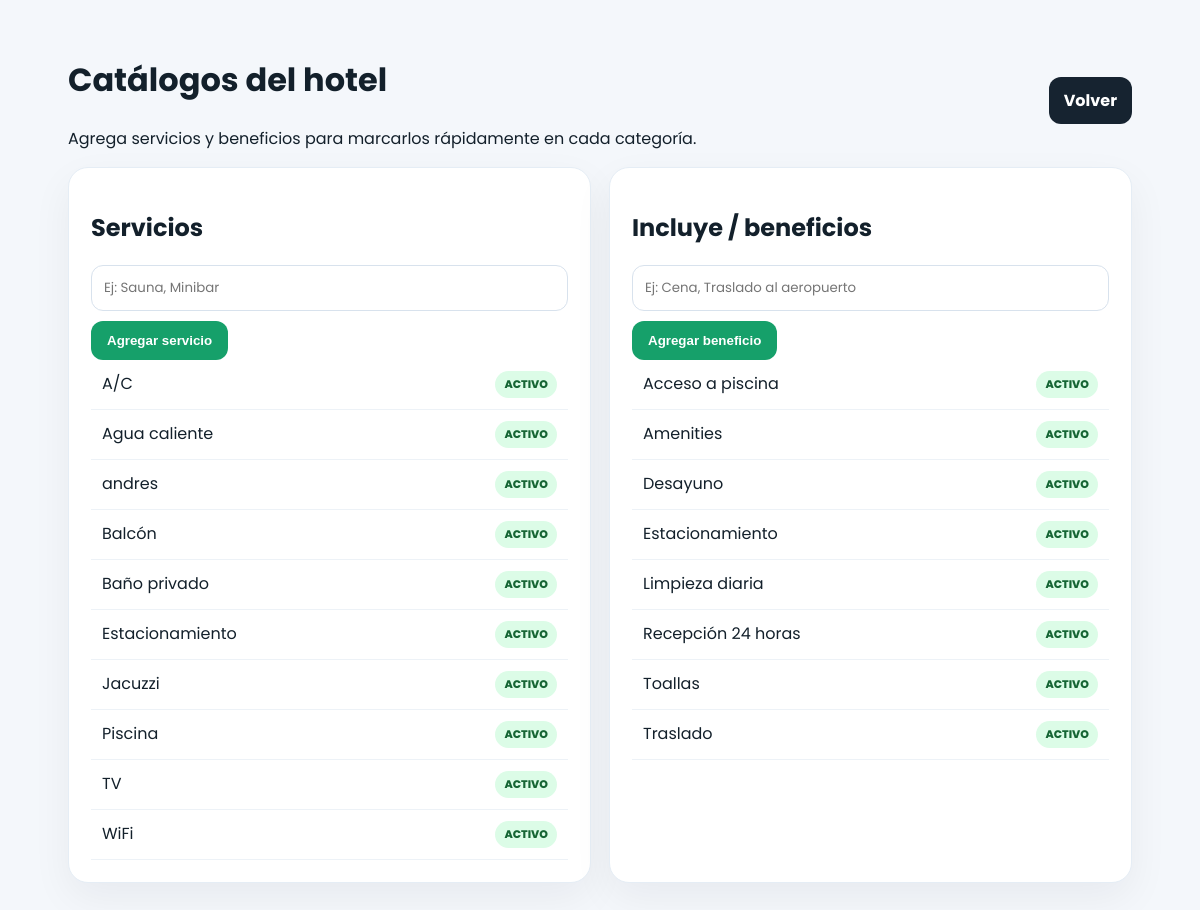
Page /views/catalogos.php (signed in) on the committed database.
### tables this page shows
CREATE TABLE `servicios_catalogo` (
  `id_servicio` int(11) NOT NULL,
  `id_hotel` int(11) NOT NULL,
  `nombre` varchar(100) NOT NULL,
  `icono` varchar(80) DEFAULT NULL,
  `estado` enum('ACTIVO','INACTIVO') NOT NULL DEFAULT 'ACTIVO'
);

CREATE TABLE `beneficios_catalogo` (
  `id_beneficio` int(11) NOT NULL,
  `id_hotel` int(11) NOT NULL,
  `nombre` varchar(100) NOT NULL,
  `estado` enum('ACTIVO','INACTIVO') NOT NULL DEFAULT 'ACTIVO'
);

### views/catalogos.php (the view, shortened to what this page needs)
<?php
$db=(new Database())->connect();
$idHotel=(int)id_hotel_actual();
$serv=$db->prepare("SELECT * FROM servicios_catalogo WHERE id_hotel=? ORDER BY estado,nombre");$serv->execute([$idHotel]);$servicios=$serv->fetchAll(PDO::FETCH_ASSOC);
$ben=$db->prepare("SELECT * FROM beneficios_catalogo WHERE id_hotel=? ORDER BY estado,nombre");$ben->execute([$idHotel]);$beneficios=$ben->fetchAll(PDO::FETCH_ASSOC);
?>
<!doctype html><html lang="es"><head></head><body><main class="wrap"><div class="top"><div><h1>Catálogos del hotel</h1><p>Agrega servicios y beneficios para marcarlos rápidamente en cada categoría.</p></div><a href="habitaciones.php">Volver</a></div><div class="grid"><section class="card"><h2>Servicios</h2><form method="post"><input name="nombre" placeholder="Ej: Sauna, Minibar" required><button>Agregar servicio</button></form><?php foreach($servicios as $x):?><div class="item"><span><?=htmlspecialchars($x['nombre'])?></span><span class="badge"><?=$x['estado']?></span></div><?php endforeach;?></section><section class="card"><h2>Incluye / beneficios</h2><form method="post"><input name="nombre" placeholder="Ej: Cena, Traslado al aeropuerto" required><button>Agregar beneficio</button></form><?php foreach($beneficios as $x):?><div class="item"><span><?=htmlspecialchars($x['nombre'])?></span><span class="badge"><?=$x['estado']?></span></div><?php endforeach;?></section></div></main></body></html>

### views/catalogos.php (style rules this page uses)
* { box-sizing:border-box }
body { margin:0;font-family:Poppins;background:#f4f7fb;color:#13202b }
.wrap { max-width:1100px;margin:35px auto;padding:0 18px }
.top { display:flex;justify-content:space-between;align-items:center }
.top a { background:#162330;color:#fff;padding:11px 15px;border-radius:12px;text-decoration:none;font-weight:700 }
.grid { display:grid;grid-template-columns:1fr 1fr;gap:18px }
.card { background:#fff;border:1px solid #e5edf5;border-radius:20px;padding:22px;box-shadow:0 15px 40px #0f172a0e }
input { width:100%;padding:12px;border:1px solid #d8e2ed;border-radius:12px;font-family:inherit }
button { border:0;background:#16a06a;color:#fff;border-radius:12px;padding:12px 16px;font-weight:800;margin-top:10px }
.item { display:flex;justify-content:space-between;padding:11px;border-bottom:1px solid #edf2f7 }
.badge { font-size:11px;font-weight:800;color:#166534;background:#dcfce7;padding:5px 9px;border-radius:999px }

### rows in the picture
servicios_catalogo: nombre "A/C", estado "ACTIVO"
servicios_catalogo: nombre "Agua caliente", estado "ACTIVO"
servicios_catalogo: nombre "andres", estado "ACTIVO"
servicios_catalogo: nombre "Balcón", estado "ACTIVO"
servicios_catalogo: nombre "Baño privado", estado "ACTIVO"
servicios_catalogo: nombre "Estacionamiento", estado "ACTIVO"
servicios_catalogo: nombre "Jacuzzi", estado "ACTIVO"
servicios_catalogo: nombre "Piscina", estado "ACTIVO"
servicios_catalogo: nombre "TV", estado "ACTIVO"
servicios_catalogo: nombre "WiFi", estado "ACTIVO"
beneficios_catalogo: nombre "Acceso a piscina", estado "ACTIVO"
beneficios_catalogo: nombre "Amenities", estado "ACTIVO"
beneficios_catalogo: nombre "Desayuno", estado "ACTIVO"
beneficios_catalogo: nombre "Estacionamiento", estado "ACTIVO"
beneficios_catalogo: nombre "Limpieza diaria", estado "ACTIVO"
beneficios_catalogo: nombre "Recepción 24 horas", estado "ACTIVO"
beneficios_catalogo: nombre "Toallas", estado "ACTIVO"
beneficios_catalogo: nombre "Traslado", estado "ACTIVO"
